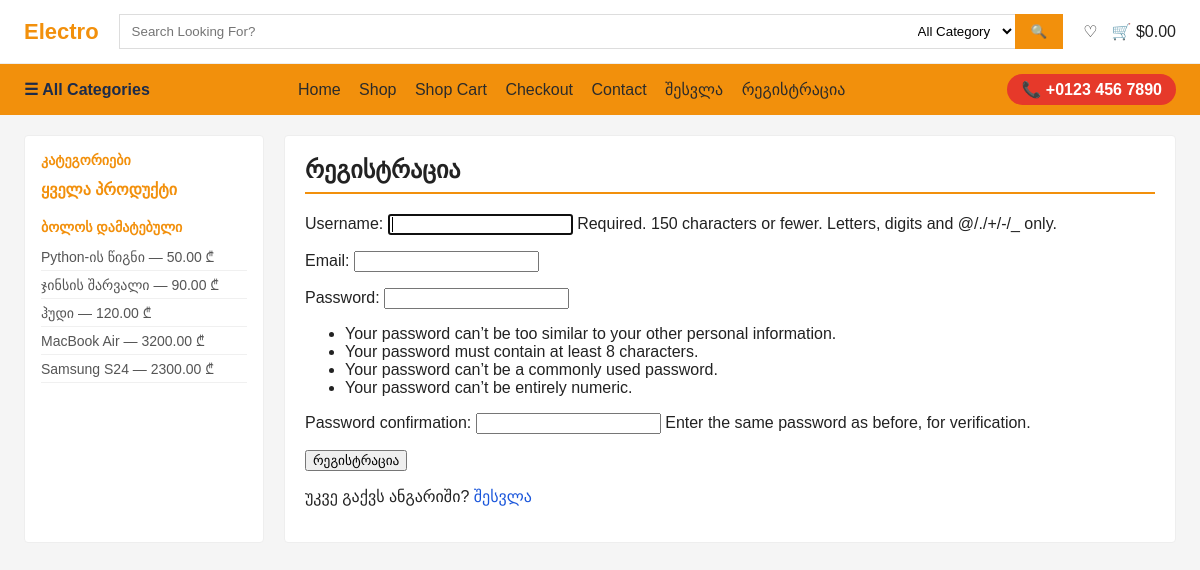
The page /users/register/ on the database its author committed.
### store/models.py (models this page shows, shortened)
class Product(models.Model):
    name = models.CharField(max_length=200, verbose_name="პროდუქტის სახელი")
    price = models.DecimalField(max_digits=10, decimal_places=2, verbose_name="ფასი")
    image = models.ImageField(upload_to='products/', blank=True, null=True, verbose_name="სურათი")
    is_discounted = models.BooleanField(default=False, verbose_name="ფასდაკლება აქვს?")
    category = models.ForeignKey(
        Category,
        on_delete=models.CASCADE,
        related_name='products',
        verbose_name="კატეგორია"
    )
    created_at = models.DateTimeField(auto_now_add=True)
    class Meta:
        verbose_name_plural = "პროდუქტები"

### users/views.py (the view)
# urls.py: path('register/', views.register, name='register'),
def register(request):
    if request.method == 'POST':
        form = UserRegisterForm(request.POST)
        if form.is_valid():
            form.save()
            return redirect('login')
    else:
        form = UserRegisterForm()
    return render(request, 'users/register.html', {'form': form, 'page_title': 'რეგისტრაცია'})

### users/forms.py
class UserRegisterForm(UserCreationForm):
    email = forms.EmailField(required=True)
    class Meta:
        model = User
        fields = ['username', 'email', 'password1', 'password2']

### store/context_processors.py (called while the page is built)
def latest_products(request):
    return {
        'latest_products': Product.objects.order_by('-created_at')[:5]
    }

### users/templates/users/register.html (shortened to what this page needs)
{% extends 'store/base.html' %}
{% block content %}
  <form method="POST">
    {{ form.as_p }}
    <button type="submit">რეგისტრაცია</button>
  </form>
  <p>უკვე გაქვს ანგარიში? <a href="{% url 'login' %}">შესვლა</a></p>
{% endblock %}

### store/templates/store/base.html (shortened to what this page needs)
{% load static %}
<!DOCTYPE html>
<html lang="ka">
<head>
  <link rel="stylesheet" href="{% static 'css/style.css' %}">
</head>
<body>
  <header class="site-header">
    <div class="header-top">
      <a href="{% url 'home' %}" class="logo"> Electro</a>
      <form method="GET" action="{% url 'home' %}" class="header-search">
        <input type="text" name="q" placeholder="Search Looking For?" value="{{ search_query }}">
        <select name="category">
          <option value="">All Category</option>
        </select>
        <button type="submit">🔍</button>
      </form>
      <div class="header-icons">
        <span title="Wishlist">♡</span>
        <span title="Cart">🛒 $0.00</span>
      </div>
    </div>
    <nav class="header-nav">
      <span class="categories-label">☰ All Categories</span>
      <div class="nav-links">
        <a href="{% url 'home' %}" class="{% if request.resolver_match.url_name == 'home' %}active{% endif %}">Home</a>
        <a href="{% url 'home' %}">Shop</a>
        <a href="#">Shop Cart</a>
        <a href="#">Checkout</a>
        <a href="#">Contact</a>
        {% if user.is_authenticated %}
          <a href="{% url 'profile' %}">{{ user.username }}</a>
          <a href="{% url 'logout' %}">გასვლა</a>
        {% else %}
          <a href="{% url 'login' %}">შესვლა</a>
          <a href="{% url 'register' %}">რეგისტრაცია</a>
        {% endif %}
      </div>
      <div class="phone-badge">📞 +0123 456 7890</div>
    </nav>
  </header>
  <div class="layout">
    <aside class="sidebar">
      <h3>კატეგორიები</h3>
      <ul class="category-list">
        <li><a href="{% url 'home' %}" class="{% if not selected_category %}active{% endif %}">ყველა პროდუქტი</a></li>
      </ul>
      <h3>ბოლოს დამატებული</h3>
      <ul class="latest-list">
        {% for p in latest_products %}
        <li>{{ p.name }} — {{ p.price }} ₾</li>
        {% empty %}
        <li>პროდუქტები არ არის</li>
        {% endfor %}
      </ul>
    </aside>
    <main class="content">
      <h2>{{ page_title|default:"პროდუქტები" }}</h2>
      {% block content %}{% endblock %}
    </main>
  </div>
</body>
</html>

### static/css/style.css (style rules this page uses)
* { box-sizing: border-box; }
body { font-family: Arial, Helvetica, sans-serif; margin: 0; background: #f5f5f5; color: #222; }
a { color: #1a56db; text-decoration: none; }
.header-top { background: #fff; display: flex; align-items: center; gap: 20px; padding: 14px 24px; border-bottom: 1px solid #eee; flex-wrap: wrap; }
.logo { font-size: 22px; font-weight: bold; color: #f2900c; text-decoration: none; white-space: nowrap; }
.header-search { flex: 1; display: flex; min-width: 260px; }
.header-search input[type="text"] { flex: 1; padding: 8px 12px; border: 1px solid #ddd; border-right: none; }
.header-search select { padding: 8px; border: 1px solid #ddd; border-left: none; border-right: none; background: #fff; }
.header-search button { background: #f2900c; color: #fff; border: none; padding: 8px 16px; cursor: pointer; }
.header-icons { display: flex; gap: 14px; white-space: nowrap; }
.header-nav { background: #f2900c; display: flex; align-items: center; justify-content: space-between; padding: 10px 24px; flex-wrap: wrap; gap: 10px; }
.categories-label { color: #1c2b4a; font-weight: bold; }
.nav-links a { color: #2b2b2b; margin-right: 14px; font-weight: 500; text-decoration: none; }
.phone-badge { background: #e6392a; color: #fff; padding: 6px 14px; border-radius: 16px; font-weight: bold; white-space: nowrap; }
.layout { display: flex; gap: 20px; padding: 20px 24px; }
.sidebar { width: 240px; background: #fff; border: 1px solid #eee; border-radius: 4px; padding: 16px; }
.sidebar h3 { font-size: 14px; text-transform: uppercase; color: #f2900c; margin: 16px 0 8px; }
.sidebar h3:first-child { margin-top: 0; }
.category-list, .latest-list { list-style: none; padding: 0; margin: 0; }
.category-list li a { display: block; padding: 4px 0; color: #333; }
.category-list li a.active { color: #f2900c; font-weight: bold; }
.latest-list li { padding: 4px 0; border-bottom: 1px solid #f0f0f0; font-size: 14px; color: #555; }
.content { flex: 1; background: #fff; border: 1px solid #eee; border-radius: 4px; padding: 20px; }
.content h2 { margin-top: 0; border-bottom: 2px solid #f2900c; padding-bottom: 8px; }

### rows shown on the page
Product: name "Python-ის წიგნი", price "50.00"
Product: name "ჯინსის შარვალი", price "90.00"
Product: name "ჰუდი", price "120.00"
Product: name "MacBook Air", price "3200.00"
Product: name "Samsung S24", price "2300.00"

### other values the page prints
{{ page_title|default:"პროდუქტები" }} "რეგისტრაცია"
